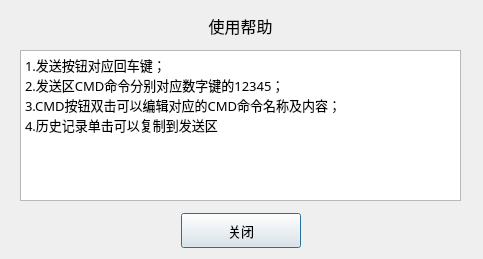
<?xml version="1.0" encoding="UTF-8"?>
<ui version="4.0">
 <class>help</class>
 <widget class="QDialog" name="help">
  <property name="geometry">
   <rect>
    <x>0</x>
    <y>0</y>
    <width>483</width>
    <height>259</height>
   </rect>
  </property>
  <property name="windowTitle">
   <string>Dialog</string>
  </property>
  <widget class="QTextBrowser" name="textBrowser">
   <property name="geometry">
    <rect>
     <x>20</x>
     <y>50</y>
     <width>441</width>
     <height>151</height>
    </rect>
   </property>
   <property name="font">
    <font>
     <family>等线</family>
    </font>
   </property>
   <property name="html">
    <string>&lt;!DOCTYPE HTML PUBLIC &quot;-//W3C//DTD HTML 4.0//EN&quot; &quot;http://www.w3.org/TR/REC-html40/strict.dtd&quot;&gt;
&lt;html&gt;&lt;head&gt;&lt;meta name=&quot;qrichtext&quot; content=&quot;1&quot; /&gt;&lt;style type=&quot;text/css&quot;&gt;
p, li { white-space: pre-wrap; }
&lt;/style&gt;&lt;/head&gt;&lt;body style=&quot; font-family:'等线'; font-size:9pt; font-weight:400; font-style:normal;&quot;&gt;
&lt;p style=&quot; margin-top:0px; margin-bottom:0px; margin-left:0px; margin-right:0px; -qt-block-indent:0; text-indent:0px;&quot;&gt;&lt;span style=&quot; font-family:'SimSun'; font-size:10pt;&quot;&gt;1.发送按钮对应回车键；&lt;/span&gt;&lt;/p&gt;
&lt;p style=&quot; margin-top:0px; margin-bottom:0px; margin-left:0px; margin-right:0px; -qt-block-indent:0; text-indent:0px;&quot;&gt;&lt;span style=&quot; font-family:'SimSun'; font-size:10pt;&quot;&gt;2.发送区CMD命令分别对应数字键的12345；&lt;/span&gt;&lt;/p&gt;
&lt;p style=&quot; margin-top:0px; margin-bottom:0px; margin-left:0px; margin-right:0px; -qt-block-indent:0; text-indent:0px;&quot;&gt;&lt;span style=&quot; font-family:'SimSun'; font-size:10pt;&quot;&gt;3.CMD按钮双击可以编辑对应的CMD命令名称及内容；&lt;/span&gt;&lt;/p&gt;
&lt;p style=&quot; margin-top:0px; margin-bottom:0px; margin-left:0px; margin-right:0px; -qt-block-indent:0; text-indent:0px;&quot;&gt;&lt;span style=&quot; font-family:'SimSun'; font-size:10pt;&quot;&gt;4.历史记录单击可以复制到发送区&lt;/span&gt;&lt;/p&gt;&lt;/body&gt;&lt;/html&gt;</string>
   </property>
  </widget>
  <widget class="QWidget" name="horizontalLayoutWidget">
   <property name="geometry">
    <rect>
     <x>10</x>
     <y>210</y>
     <width>461</width>
     <height>41</height>
    </rect>
   </property>
   <layout class="QHBoxLayout" name="horizontalLayout">
    <item>
     <spacer name="horizontalSpacer">
      <property name="orientation">
       <enum>Qt::Horizontal</enum>
      </property>
      <property name="sizeHint" stdset="0">
       <size>
        <width>40</width>
        <height>20</height>
       </size>
      </property>
     </spacer>
    </item>
    <item>
     <widget class="QPushButton" name="pushButton">
      <property name="minimumSize">
       <size>
        <width>120</width>
        <height>35</height>
       </size>
      </property>
      <property name="font">
       <font>
        <family>等线</family>
        <pointsize>10</pointsize>
       </font>
      </property>
      <property name="text">
       <string>关闭</string>
      </property>
     </widget>
    </item>
    <item>
     <spacer name="horizontalSpacer_2">
      <property name="orientation">
       <enum>Qt::Horizontal</enum>
      </property>
      <property name="sizeHint" stdset="0">
       <size>
        <width>40</width>
        <height>20</height>
       </size>
      </property>
     </spacer>
    </item>
   </layout>
  </widget>
  <widget class="QWidget" name="horizontalLayoutWidget_2">
   <property name="geometry">
    <rect>
     <x>10</x>
     <y>10</y>
     <width>461</width>
     <height>31</height>
    </rect>
   </property>
   <layout class="QHBoxLayout" name="horizontalLayout_2">
    <item>
     <widget class="QLabel" name="label">
      <property name="font">
       <font>
        <family>等线</family>
        <pointsize>12</pointsize>
        <weight>50</weight>
        <bold>false</bold>
       </font>
      </property>
      <property name="text">
       <string>使用帮助</string>
      </property>
      <property name="alignment">
       <set>Qt::AlignCenter</set>
      </property>
     </widget>
    </item>
   </layout>
  </widget>
 </widget>
 <resources/>
 <connections>
  <connection>
   <sender>pushButton</sender>
   <signal>clicked()</signal>
   <receiver>help</receiver>
   <slot>accept()</slot>
   <hints>
    <hint type="sourcelabel">
     <x>238</x>
     <y>369</y>
    </hint>
    <hint type="destinationlabel">
     <x>368</x>
     <y>353</y>
    </hint>
   </hints>
  </connection>
 </connections>
</ui>
